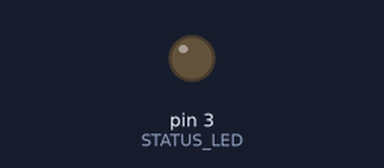
Recording of a sketch running on a simulated Arduino Nano, built with avr-gcc and run on an emulated ATmega328P. Parts: output pins drawn as LEDs (lit = HIGH). What the sketch prints to the serial monitor is not drawn.

Above: at 1.2 s.
At 8.6 s:
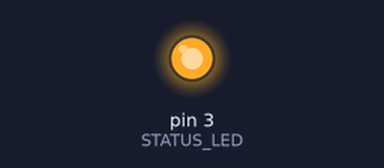
Timing chart, 0 to 43.5 s (numbered marks = the images above):
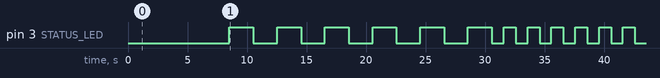

The sketch:

test_led.ino
```cpp
/*
 * ============================================================================
 * STATUS LED TEST - Automatic Chicken Coop
 * ============================================================================
 *
 * Test: 4.1 - Status LED Blinking
 * Objective: Verify LED control and blinking patterns
 * Duration: ~3 minutes
 *
 * This test verifies:
 * - LED on/off control
 * - Different blinking patterns
 * - Precise blinking timing
 * - Correct limiting resistor
 *
 * Required wiring:
 * Arduino D3 → 220Ω Resistor → LED Anode (+)
 * LED Cathode (-) → Arduino GND
 *
 * Procedure:
 * 1. Upload this code to Arduino Nano
 * 2. Observe the LED (no serial monitor needed)
 * 3. Verify different blinking sequences
 * 4. Optional: Open serial monitor for details
 *
 * Expected result:
 * - LED turns on and off correctly
 * - Different blinking rhythms visible
 * - Sufficient brightness but not excessive
 *
 * ============================================================================
 */

// Configuration
const int STATUS_LED = 3;                     // LED pin
const unsigned long TEST_DURATION = 180000;   // 3 minutes test

// Global variables
unsigned long testStart = 0;
unsigned long lastBlink = 0;
bool ledState = false;
int testPhase = 0;
unsigned long phaseStart = 0;

void setup() {
  // Initialize serial communication (optional)
  Serial.begin(9600);
  delay(1000);

  Serial.println(F("============================================"));
  Serial.println(F("STATUS LED TEST - Automatic Chicken Coop"));
  Serial.println(F("============================================"));
  Serial.println(F("Version: 1.0"));
  Serial.println(F("Test: 4.1 - Status LED Blinking"));
  Serial.println();

  // LED configuration
  pinMode(STATUS_LED, OUTPUT);

  // Initial test - LED off
  digitalWrite(STATUS_LED, LOW);

  Serial.println(F("💡 LED Configuration:"));
  Serial.println(F("- Pin used: D3"));
  Serial.println(F("- Resistor: 220Ω (mandatory)"));
  Serial.println(F("- Polarity: Anode via resistor, Cathode to GND"));
  Serial.println();

  Serial.println(F("👀 WATCH THE LED during test:"));
  Serial.println(F("Serial monitor is optional"));
  Serial.println();

  Serial.println(F("🕐 Test sequences (3 minutes):"));
  Serial.println(F("1. Basic ON/OFF test"));
  Serial.println(F("2. Slow blinking (1s)"));
  Serial.println(F("3. Normal blinking (500ms)"));
  Serial.println(F("4. Fast blinking (200ms)"));
  Serial.println(F("5. SOS pattern (... --- ...)"));
  Serial.println(F("6. Final continuous blinking"));
  Serial.println();

  testStart = millis();
  phaseStart = millis();

  delay(2000);
}

void loop() {
  unsigned long elapsedTime = millis() - testStart;

  // Test phase management
  if (elapsedTime < 30000) {        // 0-30s: ON/OFF test
    testPhase = 1;
    testOnOff();
  } else if (elapsedTime < 60000) { // 30-60s: Slow blinking
    if (testPhase != 2) {
      testPhase = 2;
      phaseStart = millis();
      Serial.println(F("Phase 2: Slow blinking (1000ms)"));
    }
    blinkWithPeriod(1000);
  } else if (elapsedTime < 90000) { // 60-90s: Normal blinking
    if (testPhase != 3) {
      testPhase = 3;
      phaseStart = millis();
      Serial.println(F("Phase 3: Normal blinking (500ms)"));
    }
    blinkWithPeriod(500);
  } else if (elapsedTime < 120000) { // 90-120s: Fast blinking
    if (testPhase != 4) {
      testPhase = 4;
      phaseStart = millis();
      Serial.println(F("Phase 4: Fast blinking (200ms)"));
    }
    blinkWithPeriod(200);
  } else if (elapsedTime < 150000) { // 120-150s: SOS pattern
    if (testPhase != 5) {
      testPhase = 5;
      phaseStart = millis();
      Serial.println(F("Phase 5: SOS pattern (... --- ...)"));
    }
    sosPattern();
  } else { // 150s+: Final test
    if (testPhase != 6) {
      testPhase = 6;
      Serial.println(F("Phase 6: Final test - Continuous blinking"));
      displayFinalResults();
    }
    blinkWithPeriod(500);
  }

  delay(10);
}

/*
 * Phase 1: Basic ON/OFF test
 */
void testOnOff() {
  unsigned long phaseTime = millis() - phaseStart;

  if (phaseTime < 5000) {
    // 0-5s: LED permanently on
    if (!ledState) {
      digitalWrite(STATUS_LED, LOW);
      ledState = true;
      Serial.println(F("Phase 1b: LED OFF (5 seconds)"));
    }
  } else if (phaseTime < 30000) {
    // 10-30s: Slow alternation ON/OFF every 2 seconds
    if (millis() - lastBlink >= 2000) {
      ledState = !ledState;
      digitalWrite(STATUS_LED, ledState);
      lastBlink = millis();

      static int counter = 0;
      if (counter % 4 == 0) {
        Serial.print(F("Phase 1c: Slow alternation "));
        Serial.println(ledState ? F("ON") : F("OFF"));
      }
      counter++;
    }
  }
}

/*
 * Function: Blinking with given period
 */
void blinkWithPeriod(unsigned long period) {
  if (millis() - lastBlink >= period) {
    ledState = !ledState;
    digitalWrite(STATUS_LED, ledState);
    lastBlink = millis();

    // Occasional log to avoid spam
    static unsigned long lastLog = 0;
    if (millis() - lastLog > 5000) {
      Serial.print(F("Blinking "));
      Serial.print(period);
      Serial.print(F("ms - State: "));
      Serial.println(ledState ? F("ON") : F("OFF"));
      lastLog = millis();
    }
  }
}

/*
 * Function: SOS Pattern (... --- ...)
 */
void sosPattern() {
  static int sosStep = 0;
  static unsigned long stepStart = 0;
  static bool firstPass = true;

  if (firstPass) {
    stepStart = millis();
    firstPass = false;
    sosStep = 0;
    digitalWrite(STATUS_LED, LOW);
    Serial.println(F("Starting SOS pattern"));
  }

  unsigned long stepTime = millis() - stepStart;

  switch (sosStep) {
    // Dots (. . .)
    case 0: case 2: case 4: // Dots ON
      if (stepTime >= 200) {
        digitalWrite(STATUS_LED, LOW);
        stepStart = millis();
        sosStep++;
      } else {
        digitalWrite(STATUS_LED, HIGH);
      }
      break;

    case 1: case 3: // Spaces between dots
      if (stepTime >= 200) {
        stepStart = millis();
        sosStep++;
      }
      break;

    case 5: // Pause before dashes
      if (stepTime >= 400) {
        stepStart = millis();
        sosStep++;
      }
      break;

    // Dashes (- - -)
    case 6: case 8: case 10: // Dashes ON
      if (stepTime >= 600) {
        digitalWrite(STATUS_LED, LOW);
        stepStart = millis();
        sosStep++;
      } else {
        digitalWrite(STATUS_LED, HIGH);
      }
      break;

    case 7: case 9: // Spaces between dashes
      if (stepTime >= 200) {
        stepStart = millis();
        sosStep++;
      }
      break;

    case 11: // Pause before final dots
      if (stepTime >= 400) {
        stepStart = millis();
        sosStep++;
      }
      break;

    // Final dots (. . .)
    case 12: case 14: case 16: // Dots ON
      if (stepTime >= 200) {
        digitalWrite(STATUS_LED, LOW);
        stepStart = millis();
        sosStep++;
      } else {
        digitalWrite(STATUS_LED, HIGH);
      }
      break;

    case 13: case 15: // Spaces between dots
      if (stepTime >= 200) {
        stepStart = millis();
        sosStep++;
      }
      break;

    case 17: // Long pause before repeat
      if (stepTime >= 1000) {
        sosStep = 0;
        stepStart = millis();
        Serial.println(F("SOS repeated"));
      }
      break;
  }
}

/*
 * Function: Display final results
 */
void displayFinalResults() {
  Serial.println();
  Serial.println(F("============================================"));
  Serial.println(F("✅ LED TEST COMPLETED SUCCESSFULLY"));
  Serial.println(F("============================================"));
  Serial.println();

  Serial.println(F("📊 Test results:"));
  Serial.println();

  Serial.println(F("🧪 TESTED FUNCTIONS:"));
  Serial.println(F("✅ Basic LED ON/OFF"));
  Serial.println(F("✅ Slow blinking (1000ms)"));
  Serial.println(F("✅ Normal blinking (500ms)"));
  Serial.println(F("✅ Fast blinking (200ms)"));
  Serial.println(F("✅ Complex pattern (SOS)"));
  Serial.println(F("✅ Precise timing control"));

  Serial.println();
  Serial.println(F("🎯 VISUAL VALIDATION:"));
  Serial.println(F("- LED should be visible and clear"));
  Serial.println(F("- No parasitic flickering"));
  Serial.println(F("- Different rhythms distinguishable"));
  Serial.println(F("- SOS pattern recognizable"));

  Serial.println();
  Serial.println(F("⚡ ELECTRICAL CHECKS:"));
  Serial.println(F("- 220Ω resistor mandatory"));
  Serial.println(F("- LED current ≈ 15-20mA"));
  Serial.println(F("- LED voltage ≈ 2-3V"));
  Serial.println(F("- No excessive heating"));

  Serial.println();
  Serial.println(F("✅ STATUS LED FUNCTIONAL"));
  Serial.println(F("➡️  Ready for next test: Motor control"));
  Serial.println();
  Serial.println(F("🔄 Final test: Continuous 500ms blinking..."));
}

/*
 * ============================================================================
 * DIAGNOSTICS AND TROUBLESHOOTING
 * ============================================================================
 *
 * ❌ LED never lights up:
 *    - Check polarity: Anode (+) to resistor, Cathode (-) to GND
 *    - Check 220Ω resistor present and connected
 *    - Defective LED (test with 3V battery + resistor)
 *    - Defective pin D3 (test with another pin)
 *
 * ❌ LED always on:
 *    - Short circuit bypassing Arduino
 *    - Pin D3 short-circuited to +5V
 *    - Code problem (incorrect pinMode)
 *
 * ❌ LED very dim/not visible:
 *    - Resistor too high (use 220Ω, not 10kΩ)
 *    - Partially defective LED
 *    - Insufficient supply voltage
 *    - Oversized LED (use standard 5mm LED)
 *
 * ❌ LED too bright/heats up:
 *    - Resistor too low or missing (DANGER!)
 *    - Use exactly 220Ω for 5V
 *    - Poorly sized LED
 *    - Partial short circuit
 *
 * ❌ Irregular blinking:
 *    - Unstable power supply
 *    - Electromagnetic interference
 *    - Arduino timing problem (rare)
 *    - Missing filter capacitor
 *
 * ❌ LED burns out quickly:
 *    - Excessive current (check resistor)
 *    - Voltage too high
 *    - Poor quality LED
 *    - Repeated polarity inversions
 *
 * 🔧 Multimeter tests:
 *    - Voltage on LED anode: 2-3V (LED on)
 *    - Current in circuit: 15-20mA (LED on)
 *    - Pin D3 voltage: 5V (HIGH), 0V (LOW)
 *    - Resistance: exactly 220Ω ±5%
 *
 * 💡 LED resistor calculation:
 *    R = (Vsource - Vled) / Iled
 *    R = (5V - 2V) / 0.015A = 200Ω
 *    → 220Ω (closest standard value)
 *
 * ============================================================================
 */
```

Measured:
- by itself, pin 3 (STATUS_LED): goes 5 × (HIGH 2.0 s, LOW 2.0 s), HIGH 2.0 s, 6 × (LOW 1.0 s, HIGH 1.0 s), then LOW
